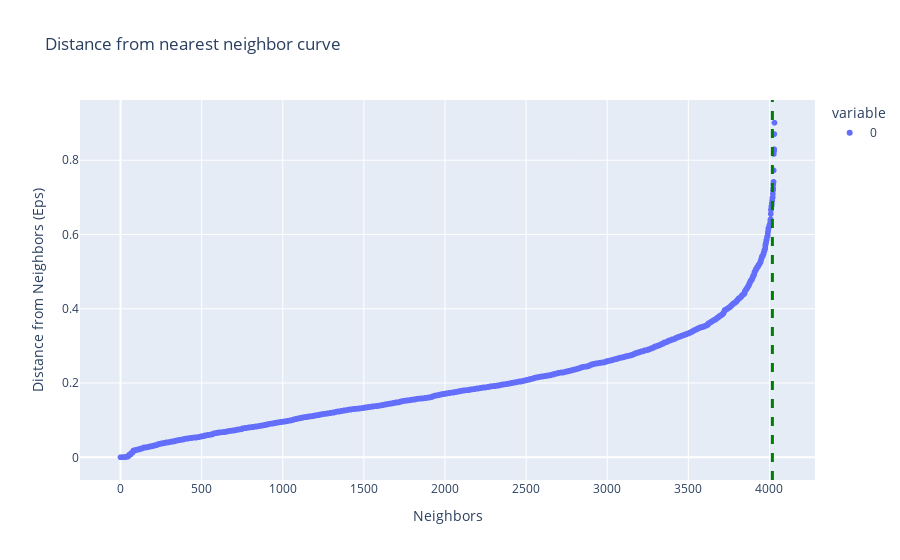

The cell this chart's notebook holds for it:
### Code cell
findOptimalEps(X_transformed)

### Figure 1 — Plotly figure (JSON) as saved in the notebook; plotly's stock layout.template omitted (floating-point values rounded to 4 significant figures; data arrays with more than 128 entries replaced by an {"elided": "..."} marker saying what was removed)
{"data": [{"hovertemplate": "variable=0<br>index=%{x}<br>value=%{y}<extra></extra>", "legendgroup": "0", "marker": {"color": "#636efa", "symbol": "circle"}, "mode": "markers", "name": "0", "showlegend": true, "type": "scattergl", "x": {"elided": "4032 int values"}, "xaxis": "x", "y": {"elided": "4032 float values"}, "yaxis": "y"}], "layout": {"legend": {"title": {"text": "variable"}, "tracegroupgap": 0}, "shapes": [{"line": {"color": "green", "dash": "dash", "width": 3}, "type": "line", "x0": 4018, "x1": 4018, "xref": "x", "y0": 0, "y1": 1, "yref": "y domain"}], "title": {"text": "Distance from nearest neighbor curve"}, "xaxis": {"anchor": "y", "domain": [0, 1], "title": {"text": "Neighbors"}}, "yaxis": {"anchor": "x", "domain": [0, 1], "title": {"text": "Distance from Neighbors (Eps)"}}}}
